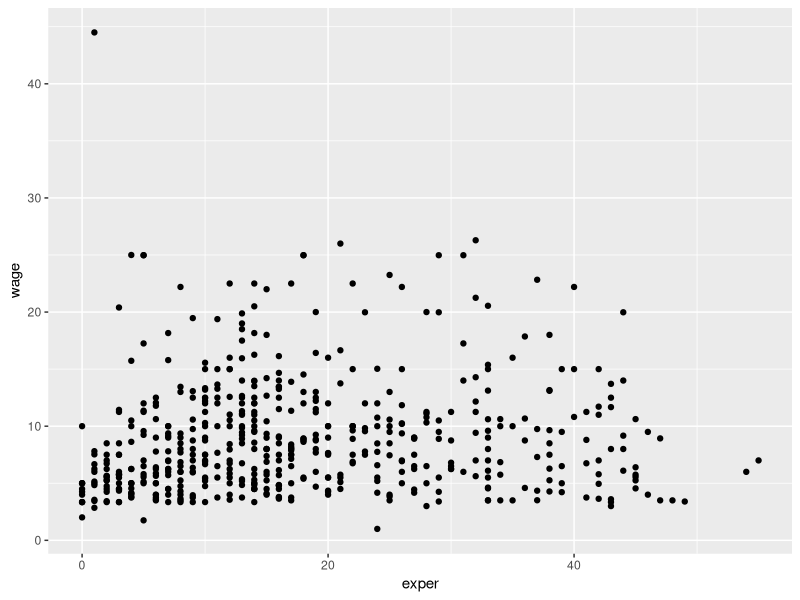

Recreate this plot in R.
setwd("C:/Users/jake/Dev/PassionDrivenStats/Mini-6")

# Libraries
library(dplyr)
library(ggplot2)

# Open Data
data <- read.csv("CPS.csv")

# ANOVA
summary(aov(wage ~ sex, data = data))

# Scatter plot
ggplot(data, aes(x=exper, y=wage)) +
  geom_point()

# Pearson test
cor.test(data$exper, data$wage, method = "pearson")

# Make table
table <- table(data$sector, data$satisfaction)

# Chi square
print(chisq.test(table))